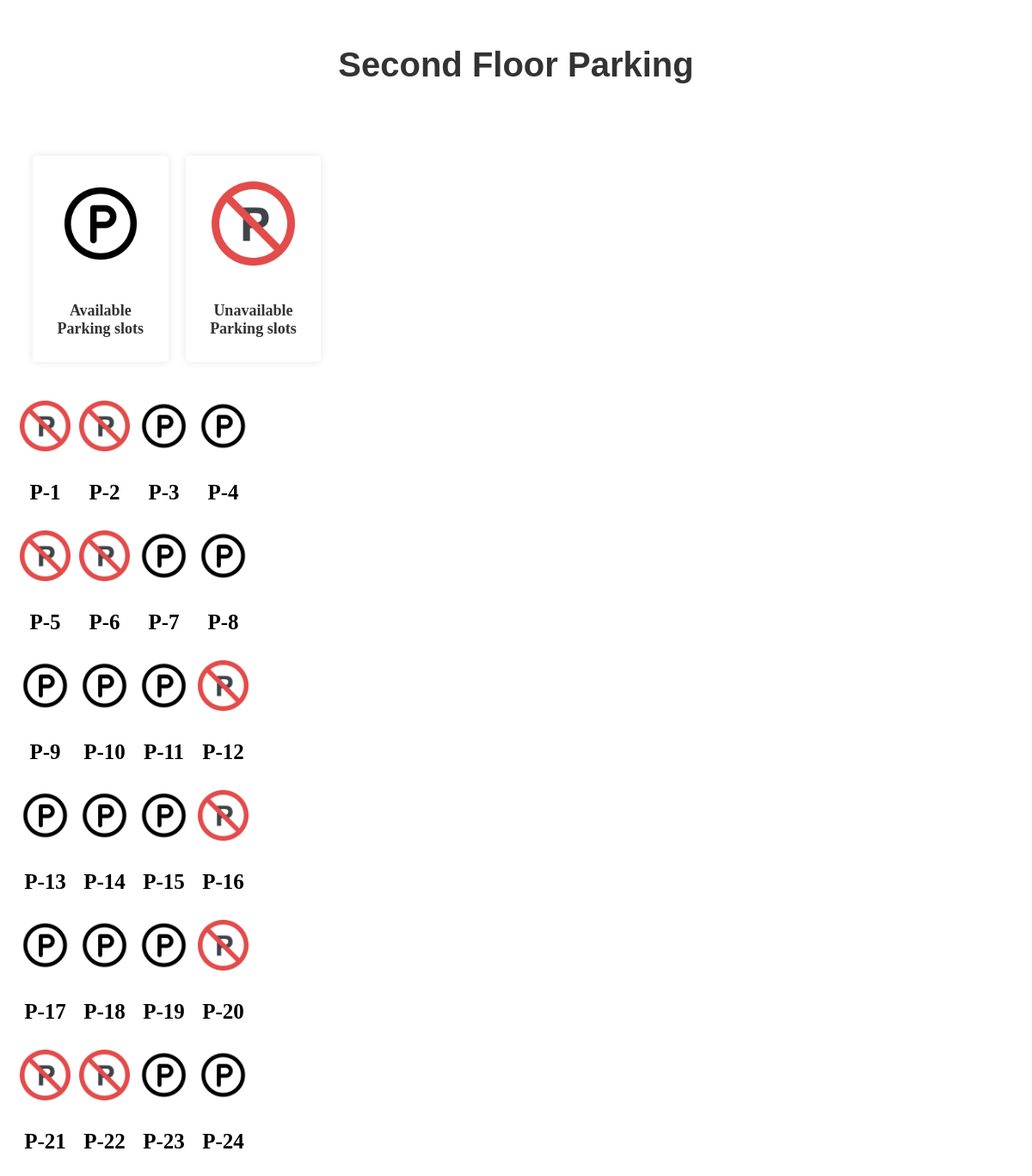
The page /src/homepage/src/Reservation/floor3.php on the database its author committed.
### tables this page shows
CREATE TABLE `second_floor_parking` (
  `slot_number` char(4) NOT NULL,
  `is_available` tinyint(1) DEFAULT NULL
);

### src/homepage/src/Reservation/floor3.php (the view, shortened to what this page needs)
<!DOCTYPE html>
<html lang="en">
<head>
    <link rel="stylesheet" href="./css/reservation.css">
</head>
<body>
    <h2>Second Floor Parking</h2>
    <div class="containers">
        <div class="static">
            <div class="static_img">
                <img src="./images/parking.png" alt="">
            </div>
            <p class="definition">Available Parking slots</p>
        </div>
        <div class="static">
            <div class="static_img">
                <img src="./images/noparking.png" alt="" >
            </div>
            <p class="definition">Unavailable Parking slots</p>
        </div>
    </div>
    <section class="parking-slots">
        <div class="box-containers">
        <?php
            $servername = "localhost";
            $username = "root";
            $password = "";
            $dbname = "smartparkpro";
            $conn = new mysqli($servername, $username, $password, $dbname);
            $sql = "SELECT slot_number, is_available FROM second_floor_parking ORDER BY CAST(SUBSTRING(slot_number, 3) AS UNSIGNED)";
            $result = $conn->query($sql);
            if ($result->num_rows > 0) {
                while ($row = $result->fetch_assoc()) {
                    $slotNumber = $row["slot_number"];
                    $isParkingAvailable = $row["is_available"];
                    $floor = "Second Floor Parking";
                    $imageSrc = ($isParkingAvailable) ? "./images/parking.png" : "./images/noparking.png";
                    $onClick = ($isParkingAvailable) ? "" : " onclick=\"showUnavailableSlotAlert(event)\"";
                    echo '<div class="boxes">';
                    echo '    <div class="images">';
                    echo '        <a href="index.php?floor=' . urlencode($floor) . '&slot=' . urlencode($slotNumber) . '"><img src="' . $imageSrc . '"' . $onClick . ' alt=""></a>';
                    echo '    </div>';
                    echo '    <p>' . $slotNumber . '</p>';
                    echo '</div>';
                }
            } else {
                echo "No parking slot data available.";
            }
            ?>
        </div>
    </section>
</body>
</html>

### src/homepage/src/Reservation/css/reservation.css (style rules this page uses)
p { font-size: 25px; font-family: "Times New Roman", Times, serif; font-weight: bold; text-align: center; }
.parking-slots { display: grid; grid-template-columns: repeat(4, 3fr); }
.box-containers { display: grid; grid-template-columns: repeat(4, 3fr); padding: 10px; }
.parking-slots .box-containers .boxes .images { justify-content: center; align-items: center; padding: 5px; }
.parking-slots .box-containers .boxes .images img { max-width: 100%; height: auto; object-fit: cover; transition: 0.2s linear; border-radius: 20px; }
h2 { font-family: 'Arial', sans-serif; color: #333; font-size: 2.5em; text-align: center; padding: 20px 0; }
.containers { display: flex; flex-wrap: nowrap; transition: all 0.3s ease-in-out; height: auto; width: 50%; padding: 20px; }
.static { background-color: #fff; border-radius: 5px; box-shadow: 0 0 10px rgba(0, 0, 0, 0.1); margin: 10px; width: calc(30% - 40px); text-align: center; padding: 10px; transition: all 0.3s ease-in-out; }
.static_img { overflow: hidden; padding-top: 5%; position: relative; padding:20px; }
.static_img img { width: 100%; height: auto; position: block; top: 0; left: 0; transition: all 0.3s ease-in-out; }
.definition { font-size: 18px; color: #333; transition: all 0.3s ease-in-out; }

### rows shown on the page
second_floor_parking: slot_number "P-1"
second_floor_parking: slot_number "P-2"
second_floor_parking: slot_number "P-3"
second_floor_parking: slot_number "P-4"
second_floor_parking: slot_number "P-5"
second_floor_parking: slot_number "P-6"
second_floor_parking: slot_number "P-7"
second_floor_parking: slot_number "P-8"
second_floor_parking: slot_number "P-9"
second_floor_parking: slot_number "P-10"
second_floor_parking: slot_number "P-11"
second_floor_parking: slot_number "P-12"
second_floor_parking: slot_number "P-13"
second_floor_parking: slot_number "P-14"
second_floor_parking: slot_number "P-15"
second_floor_parking: slot_number "P-16"
second_floor_parking: slot_number "P-17"
second_floor_parking: slot_number "P-18"
second_floor_parking: slot_number "P-19"
second_floor_parking: slot_number "P-20"
second_floor_parking: slot_number "P-21"
second_floor_parking: slot_number "P-22"
second_floor_parking: slot_number "P-23"
second_floor_parking: slot_number "P-24"
